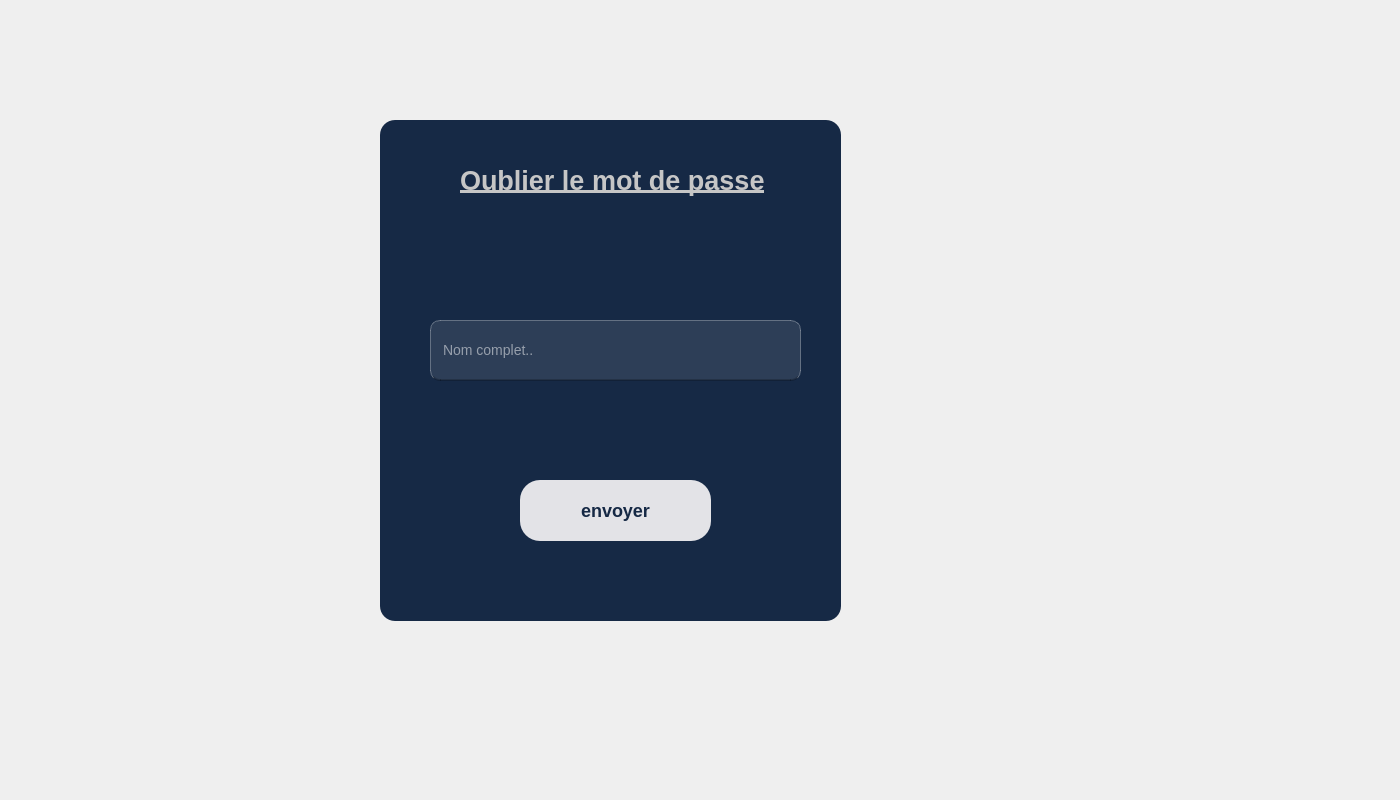
<?xml version="1.0" encoding="UTF-8"?>
<ui version="4.0">
 <class>forget</class>
 <widget class="QDialog" name="forget">
  <property name="geometry">
   <rect>
    <x>0</x>
    <y>0</y>
    <width>1400</width>
    <height>800</height>
   </rect>
  </property>
  <property name="windowTitle">
   <string>Dialog</string>
  </property>
  <widget class="QFrame" name="frame">
   <property name="geometry">
    <rect>
     <x>380</x>
     <y>120</y>
     <width>461</width>
     <height>501</height>
    </rect>
   </property>
   <property name="styleSheet">
    <string notr="true">
border-radius: 15px;
background-color: #162945;</string>
   </property>
   <property name="frameShape">
    <enum>QFrame::Shape::StyledPanel</enum>
   </property>
   <property name="frameShadow">
    <enum>QFrame::Shadow::Raised</enum>
   </property>
   <widget class="QLineEdit" name="lineEdit">
    <property name="geometry">
     <rect>
      <x>50</x>
      <y>200</y>
      <width>371</width>
      <height>61</height>
     </rect>
    </property>
    <property name="styleSheet">
     <string notr="true">
QLineEdit {
    color: white;
    background-color: rgba(255, 255, 255, 0.1);
    border: 1px solid rgba(255, 255, 255, 0.3);
    border-radius: 10px;
    padding: 10px;
    font-size: 14px;
    selection-background-color: #0078D7;
    selection-color: white;
    /* Simuler une ombre avec un dégradé */
    border-bottom: 2px solid rgba(0, 0, 0, 0.2);
}

QLineEdit:focus {
    border: 1px solid #0078D7;
    background-color: rgba(255, 255, 255, 0.2);
    outline: none;
    /* Effet de surbrillance au focus */
    border-bottom: 2px solid #0078D7;
}

QLineEdit::placeholder {
    color: rgba(255, 255, 255, 0.5);
    font-style: italic;
    font-size: 13px;
}</string>
    </property>
    <property name="text">
     <string/>
    </property>
    <property name="placeholderText">
     <string>Nom complet..</string>
    </property>
   </widget>
   <widget class="QLabel" name="label_2">
    <property name="geometry">
     <rect>
      <x>80</x>
      <y>30</y>
      <width>331</width>
      <height>61</height>
     </rect>
    </property>
    <property name="styleSheet">
     <string notr="true">font-family:  &quot;Georgia&quot;, &quot;Times New Roman&quot;, serif;</string>
    </property>
    <property name="text">
     <string>&lt;html&gt;&lt;head/&gt;&lt;body&gt;&lt;p&gt;&lt;span style=&quot; font-size:20pt; font-weight:700; text-decoration: underline; color:#c6c6c6;&quot;&gt;Oublier le mot de passe&lt;/span&gt;&lt;/p&gt;&lt;/body&gt;&lt;/html&gt;</string>
    </property>
   </widget>
   <widget class="QPushButton" name="pushButton_2">
    <property name="geometry">
     <rect>
      <x>140</x>
      <y>360</y>
      <width>191</width>
      <height>81</height>
     </rect>
    </property>
    <property name="styleSheet">
     <string notr="true">background-color: #E3E3E7; /* Couleur de fond */
    border-radius: 20px; /* Bord arrondi */
    padding: 8px 20px; /* Espacement interne */
    font-size: 12px; /* Taille de police */
    color: #000; /* Couleur du texte */
    border: none; /* Pas de bordure */

background-color: #E3E3E7;
color: rgb(4, 16, 59); /* Couleur du texte principal */
 font-size: 18px; /* Taille de la police du titre */
font-weight: bold; /* Texte en gras */
 text-align: center; /* Centrer le texte */
margin-bottom: 20px;
font-family: &quot;Segoe UI&quot;, &quot;Roboto&quot;, Arial, sans-serif; /* Police simple et moderne */
color: #000; /* Couleur du texte */
font-family: &quot;Georgia&quot;, &quot;Times New Roman&quot;, serif; /* Police modifiée */
  color: #162945; /* Couleur de texte modifiée */</string>
    </property>
    <property name="text">
     <string>envoyer</string>
    </property>
   </widget>
  </widget>
  <widget class="QLabel" name="label">
   <property name="geometry">
    <rect>
     <x>-2</x>
     <y>0</y>
     <width>1411</width>
     <height>801</height>
    </rect>
   </property>
   <property name="text">
    <string/>
   </property>
   <property name="pixmap">
    <pixmap resource="img.qrc">:/Downloads/WhatsApp Image 2025-05-04 at 16.34.21.jpeg</pixmap>
   </property>
   <property name="scaledContents">
    <bool>true</bool>
   </property>
  </widget>
  <zorder>label</zorder>
  <zorder>frame</zorder>
 </widget>
 <resources>
  <include location="img.qrc"/>
 </resources>
 <connections/>
</ui>
